Frame 1 (no input): blank canvas, image omitted
Frame 60 (the mouse pressed at the canvas centre just before this capture): blank canvas, image omitted
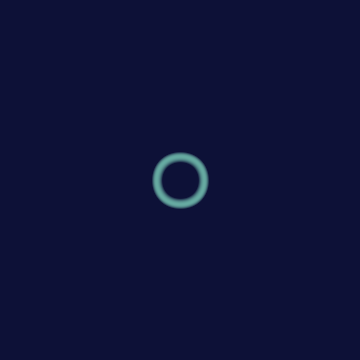
Frame 120 (the mouse held since frame 60 and released just before this capture)

The Processing sketch whose frames 1 and 60 were blank and that drew this single picture after the mouse press (run headless with seeded random() and noise(); from frame 60 on, the mouse is pressed at the canvas centre):

// Processing sketch: Diffusion_Reaction
// ── Diffusion_Reaction.pde

final float DA = 1;
final float DB = 0.5;
      float F  = 0.0380;
      float K  = 0.0610;
final int ITER_PER_FRAME = 8;

final color COLOR_A = #79cbb8;
final color COLOR_B = #0d1137;

final int CLICK_SIZE = 15;

// convolution weights for laplacian function
final float[][] WEIGHTS = {{  0.10,  0.15,  0.10 },
                           {  0.15, -1.00,  0.15 },
                           {  0.10,  0.15,  0.10 }};

Cell[][] board, next;

void setup() {
  size(360, 360);
  frameRate(60);
  
  // fill board with A=1, B=0
  board = new Cell[height][width];
  next = new Cell[height][width];
  for (int y = 0; y < height; y++) {
    for (int x = 0; x < width; x++) {
      board[y][x] = new Cell(1, 0);
      next[y][x] = new Cell(1, 0);
    }
  }
}


void draw() {
  background(0);
  
  for (int iter = 0; iter < ITER_PER_FRAME; iter++) {
    for (int y = 0; y < height; y++) {
      for (int x = 0; x < width; x++) {
        
        // calculate laplacians from weighted 3x3 convolution
        float lapA = 0, lapB = 0;
        for (int j = -1; j <= 1; j++) {
          for (int i = -1; i <= 1; i++) {
            Cell neighbor = board[(y+j+height) % height][(x+i+width) % width];
            lapA += neighbor.A * WEIGHTS[j+1][i+1];
            lapB += neighbor.B * WEIGHTS[j+1][i+1];
          }
        }
        
        // pulling these out makes the following equations more readable
        float A = board[y][x].A, B = board[y][x].B;
        
        next[y][x].A = A + (DA*lapA + (-A*B*B) + F*(1-A));
        next[y][x].B = B + (DB*lapB + A*B*B - (K+F)*B);
      }
    }
  
    // swap arrays
    Cell[][] tmp = board;
    board = next;
    next = tmp;
  }
  
  float c;
  for (int y = 0; y < height; y++) {
    for (int x = 0; x < width; x++) {
      c = 4*(board[y][x].A) - 1;
      c -= c/3;
      set(x, y, lerpColor(COLOR_A, COLOR_B, c));
    }
  }
}


void mousePressed() {
  for (int y = -CLICK_SIZE; y <= CLICK_SIZE; y++) {
    for (int x = -CLICK_SIZE; x <= CLICK_SIZE; x++) {
      if (sqrt(x*x + y*y) <= CLICK_SIZE) {
        board[(mouseY+y+height) % height][(mouseX+x+width) % width].B = 1;
      }
    }
  }
}

void keyPressed() {
  switch (keyCode) {
    case UP:
      F += 0.001;
      break;
    case DOWN:
      F -= 0.001;
      break;
    case LEFT:
      K -= 0.001;
      break;
    case RIGHT:
      K += 0.001;
      break;
  }
  println("F: " + F + "\tK: " + K);
}


class Cell {
  // concentrations of the two chemicals in the cell
  float A, B;

  Cell(float a, float b) {
    A = a;
    B = b;
  }
}
